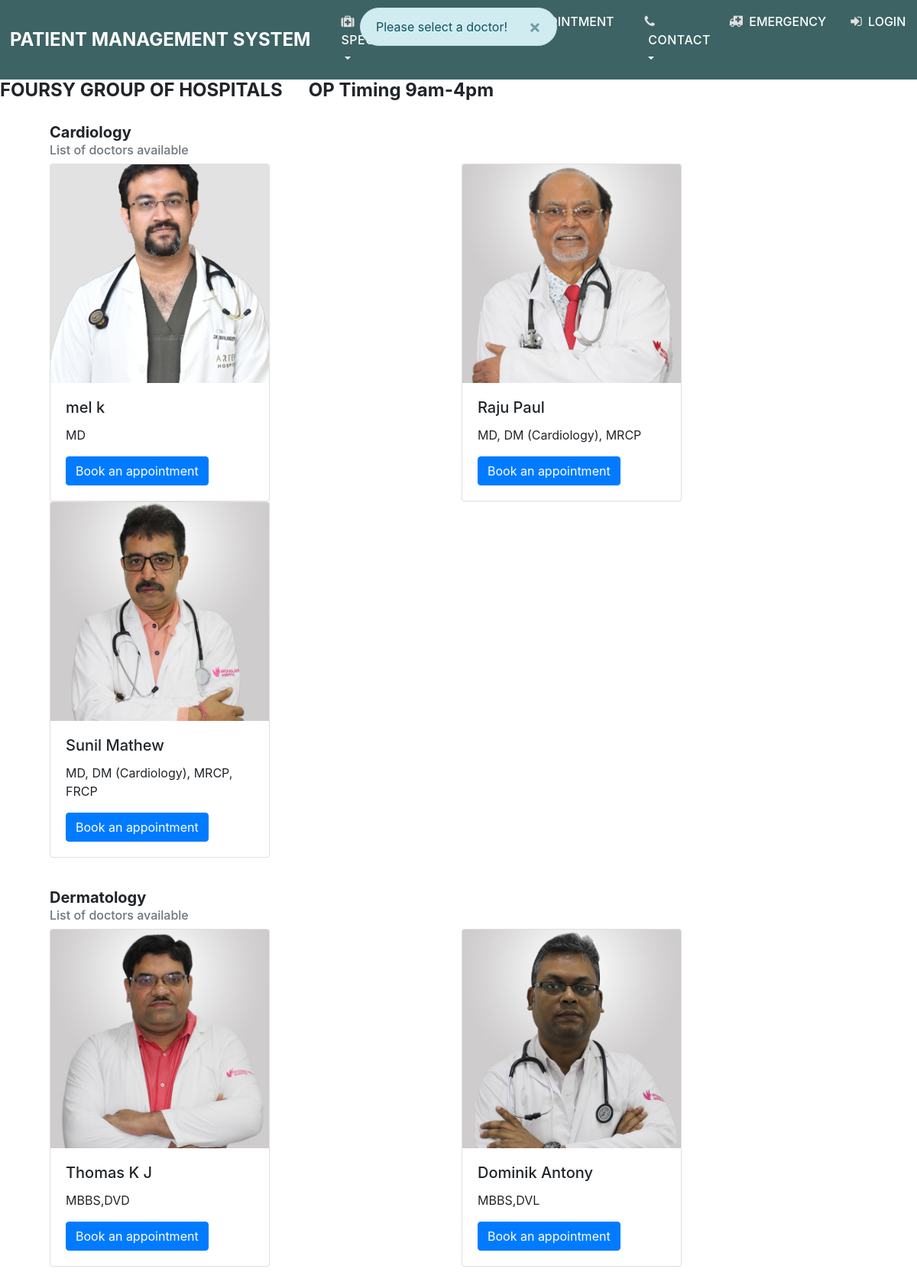
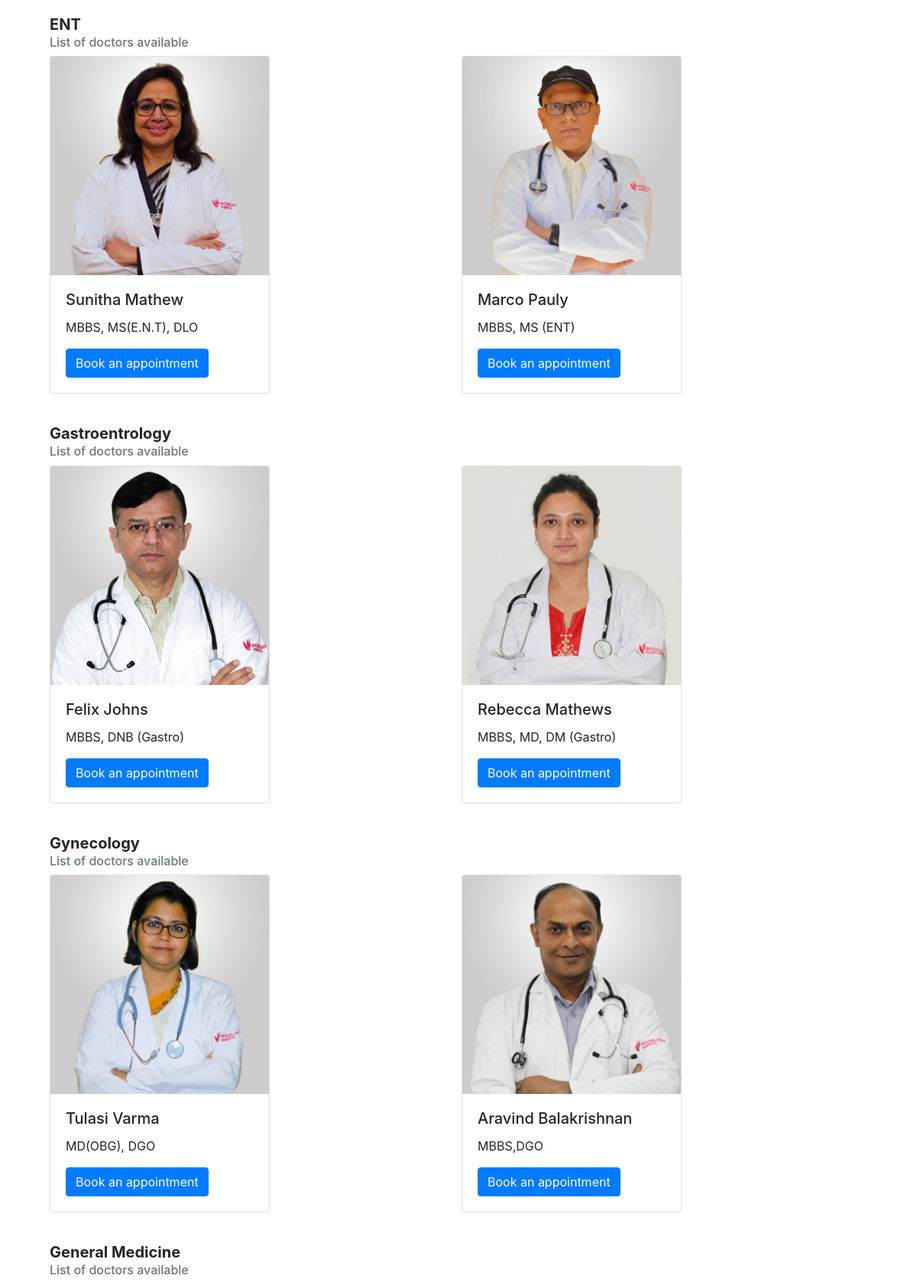
Screenshot of /select-doctor (upper part) with the database file from the repository (2 pictures, top to bottom).
### hospital/models.py (models this page shows, shortened)
class Department(models.Model):
    name = models.CharField(max_length=100)

### accounts/models.py (models this page shows, shortened)
class User(AbstractUser):
    DOCTOR = 'D'
    PATIENT = 'P'
    USER_TYPES = [
        (DOCTOR, 'Doctor'),
        (PATIENT, 'Patient'),
    ]
    MALE = 'M'
    FEMALE = 'F'
    OTHER = 'O'
    PREFER_NOT_TO_SAY = 'N'
    GENDER = [
        (MALE, 'Male'),
        (FEMALE, 'Female'),
        (OTHER, 'Other'),
        (PREFER_NOT_TO_SAY, 'Prefer not to say')
    ]
    user_type = models.CharField(choices=USER_TYPES, max_length=1, default=PATIENT)
    gender = models.CharField(choices=GENDER,  max_length=1, default=PREFER_NOT_TO_SAY)
    phone = PhoneNumberField(null=True, blank=True)

### profiles/models.py (models this page shows, shortened)
class DoctorProfile(models.Model):
    user = models.OneToOneField(
        User, on_delete=models.CASCADE,
        primary_key=True, limit_choices_to={'user_type': 'D'},
        related_name='docprofile', #* related_name is used to give alternate name to the reverse relationship
        )
    profile_pic = models.ImageField(upload_to='images/profiles/doctors')
    qualification = models.CharField(max_length=100, blank=True, null=True)
    department = models.ForeignKey(Department, on_delete=models.CASCADE)

### appointment/views.py (the view)
# urls.py: path('select-doctor', views.doctor_list, name='doc-list'),
def doctor_list(request):
    context = {}
    depts = Department.objects.all()
    doctors = User.objects.filter(user_type='D')
    context = {'depts': depts, 'doctors': doctors}
    messages.info(request, 'Please select a doctor!')
    return render(request, 'doc.html', context=context)

### PMS/context_processors.py (called while the page is built)
def get_departments(request):
    departments = Department.objects.all()
    return {'departments': departments}

def get_time_slots(request):
    time_slot = Appointment.TIME_SLOT
    return {"time_slot": time_slot}

### appointment/templates/doc.html (shortened to what this page needs)
<!DOCTYPE html>
<html>
    <head>
        <link rel="stylesheet" href="https://cdn.jsdelivr.net/npm/bootstrap@4.0.0/dist/css/bootstrap.min.css"
>
        <link rel="stylesheet" href="https://cdnjs.cloudflare.com/ajax/libs/font-awesome/4.7.0/css/font-awesome.min.css">
    </head>
    <body>
        {% include 'messages.html' %}
        {% include 'navbar.html' %}
        <marquee width="90%" direction="left" height="100px">
            <B>
                <h4><b>FOURSY GROUP OF HOSPITALS &nbsp&nbsp&nbsp&nbsp OP Timing 9am-4pm</b></h4>
            </B>
        </marquee>
        <section>
            <div id="bgimg">
                <div class="container container-fluid">
{% for dept in depts %}
                    <div class="card-main" id="department{{ forloop.counter }}" style="width: 68rem;">
                        <div class="card-body">
                            <h5 class="card-title-main "><B>{{dept.name}}</B></h5>
                            <h6 class="card-subtitle mb-2 text-muted">List of doctors available</h6>
                            <div class="row">
    {% for doctor in doctors %}
        {% if doctor.docprofile.department.name == dept.name %}
                                <div class="col-md-6 col-12 hover-zoom">
                                    <div class="card" style="width: 18rem;">
                                        <img class="card-img-top profile-img"
                                            src="{{doctor.docprofile.profile_pic.url}} "
                                            alt="profile-picture">
                                        <div class="card-body">
                                            <h5 class="card-title">{{doctor.get_full_name}}</h5>
                                            <p class="card-text">{{doctor.docprofile.qualification}}</p>
                                            <form action="{% url 'appointment:appointment-form' %}" method="post" id="appointment-form">
                                                <button type="submit" name="id" value="{{doctor.id}}" form="appointment-form" class="btn btn-primary streated-link">
                                                    Book an appointment
                                                </button>
                                            </form>
                                        </div>
                                    </div>
                                </div>
        {% endif %}
    {% endfor %}
                            </div>
                        </div>
                    </div>
{% endfor %}
                </div>
            </div>
</body>
</html>

### templates/messages.html (shortened to what this page needs)
<div class="container-fluid p-0 fluid" id="msg">
{% for message in messages %}
  <div class="alert {{ message.tags }} alert-dismissible fade show"role="alert" >
    <button type="button" class="close" data-dismiss="alert" aria-label="Close">
      <span aria-hidden="true">×</span>
    </button>
    {{ message }}
  </div>
{% endfor %}
</div>

### templates/navbar.html (shortened to what this page needs)
<nav class="navbar navbar-expand-md navbar-dark bg-dark">
    <a href="{% url 'accounts:home' %}" class="navbar-brand">
        <h4 class="brand">PATIENT MANAGEMENT SYSTEM</h4>
    </a>
    <div class="navbar-collapse collapse justify-content-stretch" id="navbarSupportedContent">
        <ul class="navbar-nav ml-auto">
            <li class="nav-item dropdown">
                <a class="nav-link dropdown-toggle text-white" href="" id="navbarDropdown" role="button"
                    data-toggle="dropdown" aria-haspopup="true" aria-expanded="false"
                    background="#343a40">
                    <i class="fa fa-medkit" aria-hidden="true"></i>
                    SPECIALITIES
                </a>
            </li>
            <a class="navbar-brand" href="{% url 'appointment:doc-list'%}"
                background="#343a40">
                BOOK AN APPOINTMENT
            </a>
            <li class="nav-item dropdown">
                <a class="nav-link dropdown-toggle text-white" href="#" id="navbarDropdown"
                    role="button" data-toggle="dropdown" aria-haspopup="true" aria-expanded="false"
                    background="#343a40">
                    <i class="fa fa-phone"></i>&nbsp;CONTACT
                </a>
            </li>
            <a class="navbar-brand" href="#"
               background="#343a40">
               <i class="fa fa-ambulance" aria-hidden="true"></i>
               EMERGENCY
            </a>
{% if user.is_authenticated %}
            <a class="navbar-brand" href="{% url 'accounts:logout' %}"
            background="#343a40">
            <i class="fa fa-sign-out" aria-hidden="true"></i>
            LOGOUT
            </a>
{% else %}
            <a class="navbar-brand" href="{% url 'accounts:login' %}"
            background="#343a40">
            <i class="fa fa-sign-in" aria-hidden="true"></i>
            LOGIN
            </a>
{% endif %}
        </ul>
    </div>
</nav>

### templates/messages.html (style rules this page uses)
.fluid { display: inline-flex; position: fixed; text-align: center; margin-top: 10px; z-index: 101; justify-content: space-around; flex-direction: column-reverse; align-content: stretch; align-items: center; }
.alert { margin-bottom: 10px; border-radius: 50px; }

### templates/navbar.html (style rules this page uses)
.brand { color: #fff; font-size: 1.5em; font-weight: bold; text-align: center; margin-bottom: 0px; }
.bg-dark { background-color: #3d6364 !important; }
.navbar-brand { padding: 8px; font-size: 1rem; font-weight: 500; transition-duration: 0.2s;; }
.dropdown { padding-left: 8px; padding-right: 8px; font-size: 1rem; font-weight: 500; transition-duration: 0.2s; }
.nav-item { background-image: #5d5b59; }
.navbar { background-image: #5d5b59; margin-left: -11px; }
.nav-link { background-image: #5d5b59; letter-spacing: 0.5px; font-weight: 500; }
.fa { margin-right: 4px; font-size:17px; color:rgb(226, 223, 223); }

### appointment/templates/doc.html (style rules this page uses)
.profile-img { width: 286px; height: 286px; object-fit: cover; }
.card-main { transition-duration:0.5s; }
.card { transition-duration:0.2s; }
.card-title-main { align-items: center; }

### rows the page displays
Department: name "Cardiology"
User: docprofile.profile_pic (picture), get_full_name "mel k", docprofile.qualification "MD", {{ doctor.id }} 7 (drawn)
User: docprofile.profile_pic (picture), get_full_name "Raju Paul", docprofile.qualification "MD, DM (Cardiology), MRCP", {{ doctor.id }} 9 (drawn)
User: docprofile.profile_pic (picture), get_full_name "Sunil Mathew", docprofile.qualification "MD, DM (Cardiology), MRCP, FRCP", {{ doctor.id }} 10 (drawn)
Department: name "Dermatology"
User: docprofile.profile_pic (picture), get_full_name "Thomas K J", docprofile.qualification "MBBS,DVD", {{ doctor.id }} 11 (drawn)
User: docprofile.profile_pic (picture), get_full_name "Dominik Antony", docprofile.qualification "MBBS,DVL", {{ doctor.id }} 12 (drawn)
Department: name "ENT"
User: docprofile.profile_pic (picture), get_full_name "Sunitha Mathew", docprofile.qualification "MBBS, MS(E.N.T), DLO", {{ doctor.id }} 13 (drawn)
User: docprofile.profile_pic (picture), get_full_name "Marco Pauly", docprofile.qualification "MBBS, MS (ENT)", {{ doctor.id }} 14 (drawn)
Department: name "Gastroentrology"
User: docprofile.profile_pic (picture), get_full_name "Felix Johns", docprofile.qualification "MBBS, DNB (Gastro)", {{ doctor.id }} 15 (drawn)
User: docprofile.profile_pic (picture), get_full_name "Rebecca Mathews", docprofile.qualification "MBBS, MD, DM (Gastro)", {{ doctor.id }} 16 (drawn)
Department: name "Gynecology"
User: docprofile.profile_pic (picture), get_full_name "Tulasi Varma", docprofile.qualification "MD(OBG), DGO", {{ doctor.id }} 17 (drawn)
User: docprofile.profile_pic (picture), get_full_name "Aravind Balakrishnan", docprofile.qualification "MBBS,DGO", {{ doctor.id }} 18 (drawn)
Department: name "General Medicine"

### other values shown
{{ message }} "Please select a doctor!"
